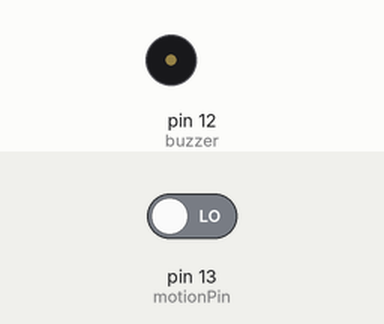
This sketch was run on a simulated Arduino Uno, built with avr-gcc and run on an emulated ATmega328P. Parts: buzzer (waves = sounding, pin HIGH). Inputs (shaded band) come from the test bench; at power-on: pin 13 (motionPin) LOW. What the sketch prints to the serial monitor is not drawn.

Above: at 1.2 s.
1.3 s: pin 13 (motionPin) driven HIGH
At 2.5 s:
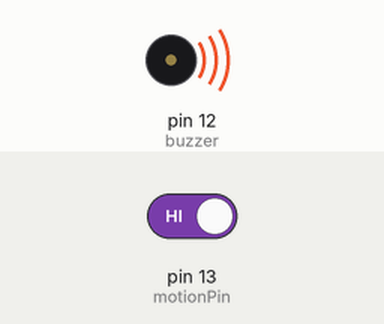
2.8 s: pin 13 (motionPin) driven LOW
At 3.9 s:
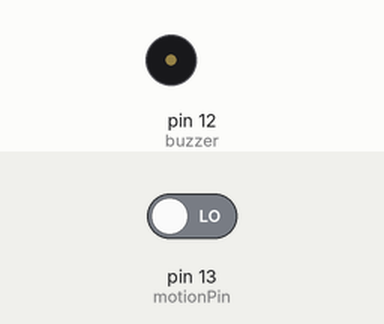
Timing chart, 0 to 5.8 s (numbered marks = the images above; inputs shaded):
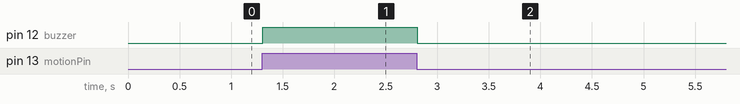

Measured:
- after the input at 1.3 s, pin 12 (buzzer): LOW → HIGH at once
- after the input at 2.8 s, pin 12 (buzzer): HIGH → LOW at once

The sketch:

anti-theft-alarm.ino
```cpp
int motionPin = 13;
int buzzer = 12;


void setup(){
  pinMode(motionPin, INPUT);
  pinMode(buzzer, OUTPUT);
  Serial.begin(9600);
}

void loop(){

  int f = digitalRead(motionPin);

  Serial.println(f);

  if(f == HIGH){
    digitalWrite(buzzer, HIGH);
  }else{
    digitalWrite(buzzer, LOW);
  }
}
```
